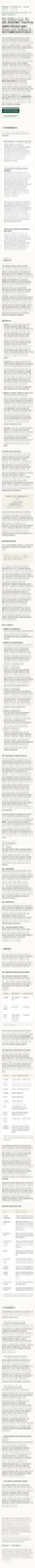
#> input picture paper_latex/workspace/qa/phone_full.png, 36 x 1608 px, shrunk from 390 x 17323 before the run, found by its file name (shown at 1/2 size)
$ python pixels.py
#> lines starting #> are read from the running program, lines starting #| are printed output that depends on the picture
import sys
from PIL import Image

BASE = "/ai-inventor/aii_data/runs/run_2nz_vV2E7aIl/4_gen_paper_repo/_4_assemble_paper/paper/workspace/qa/"

for name in ["phone_full.png", "desktop_full.png"]:
    im = Image.open(BASE + name).convert("RGB")
#> im is the input picture: PIL image 36x1608 RGB; mean R, G, B 235.1, 234.4, 231.2
    w, h = im.size
#> w = 36; h = 1608
    px = im.load()
    print(f"=== {name} {w}x{h} ===")
#| === phone_full.png 36x1608 ===

    # 1. dominant colors
    colors = im.getcolors(maxcolors=w * h)
#> colors = 1660 items
    colors.sort(reverse=True)
    print("top colors:", [(c, '#' + '%02x%02x%02x' % rgb) for c, rgb in colors[:5]])
#| top colors: [(8974, '#fbfaf6'), (5163, '#ffffff'), (2620, '#faf9f5'), (1383, '#fcfbf7'), (1135, '#fdfcf8')]

    # 2. right-edge band (24 px) should be background only
    edge = im.crop((w - 24, 0, w, h))
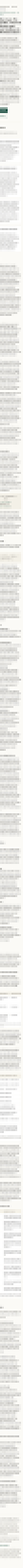
#> edge: PIL image 24x1608 RGB (shown at 1/2 size); mean R, G, B 235.7, 235, 231.8
    ec = edge.getcolors(maxcolors=24 * h)
#> ec = 1380 items
    ec.sort(reverse=True)
    print("right-edge top colors:", [(c, '#' + '%02x%02x%02x' % rgb) for c, rgb in ec[:3]])
#| right-edge top colors: [(7034, '#fbfaf6'), (3428, '#ffffff'), (1811, '#faf9f5')]

    # 3. ink density per horizontal band (dark pixels = text)
    dark = 0
    bands = []
    band_h = 120
    for y0 in range(0, h, band_h):
        band = im.crop((0, y0, w, min(y0 + band_h, h)))
        bp = band.getcolors(maxcolors=band.size[0] * band.size[1])
        d = sum(c for c, rgb in bp if sum(rgb) < 300) / band.size[0]
        bands.append(round(d, 1))
        dark += d
#> this loop made 14 passes
#> d on passes 1 to 12: 1.61, 0, 0, 0, 0, 0, 0, 0, 0, 0, 0, 0
#> pass 1, `band = im.crop((0, y0, w, min(y0 + band_h, h)))`:
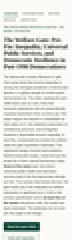
#> band: PIL image 36x120 RGB (shown 2 times larger); mean R, G, B 226.6, 227, 222.9
#> pass 2, `band = im.crop((0, y0, w, min(y0 + band_h, h)))`:
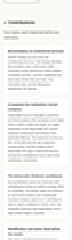
#> band: PIL image 36x120 RGB (shown 2 times larger); mean R, G, B 240.9, 240.5, 238.9
#> pass 3, `band = im.crop((0, y0, w, min(y0 + band_h, h)))`:
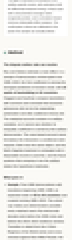
#> band: PIL image 36x120 RGB (shown 2 times larger); mean R, G, B 234, 233.2, 230.1
#> after the loop, bands = [1.6, 0, 0, 0, 0, 0, 0, 0, 0, 0, 0, 0, 0, 0]; dark = 1.61
    print("dark-pixel density per 120px band:", bands)
#| dark-pixel density per 120px band: [1.6, 0.0, 0.0, 0.0, 0.0, 0.0, 0.0, 0.0, 0.0, 0.0, 0.0, 0.0, 0.0, 0.0]

    # 4. text-column margins: find min/max x of dark pixels per row-quartile
    for label, y0, y1 in [("top", 0, h // 4), ("mid", h // 2, 3 * h // 4), ("bottom", 3 * h // 4, h)]:
        xs = []
        for y in range(y0, min(y1, h), 3):
            for x in range(0, w, 2):
                r, g, b = px[x, y]
                if r + g + b < 300:
                    xs.append(x)
        if xs:
            print(f"content x-range in {label} quarter: {min(xs)}..{max(xs)} (page width {w})")
        else:
            print(f"content x-range in {label} quarter: EMPTY")
#> pass 2 of the loop `for name in ["phone_full.png", "desktop_full.png"]:`:
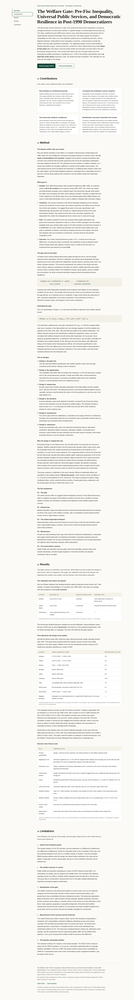
#> input picture paper_latex/workspace/qa/desktop_full.png, 134 x 1000 px, shrunk from 1440 x 10770 before the run, found by its file name
#> im is the input picture: PIL image 134x1000 RGB; mean R, G, B 243.7, 242.9, 239.3
#| === desktop_full.png 134x1000 ===
#> colors = 1811 items
#| top colors: [(74291, '#fbfaf6'), (9018, '#ffffff'), (3605, '#faf9f5'), (1383, '#fcfbf7'), (1212, '#fffffc')]
#> edge: PIL image 24x1000 RGB
#> ec = 340 items
#| right-edge top colors: [(20780, '#fbfaf6'), (1231, '#ffffff'), (266, '#faf9f5')]
#> the loop `for y0 in range(0, h, band_h):` made 9 passes
#> pass 1, `band = im.crop((0, y0, w, min(y0 + band_h, h)))`:
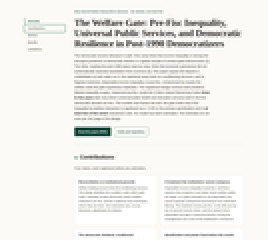
#> band: PIL image 134x120 RGB (shown 2 times larger); mean R, G, B 239.9, 239.5, 236.1
#> pass 3, `band = im.crop((0, y0, w, min(y0 + band_h, h)))`:
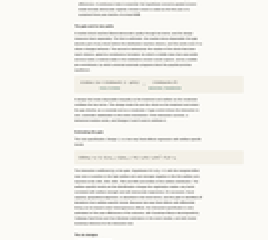
#> band: PIL image 134x120 RGB (shown 2 times larger); mean R, G, B 243, 241.9, 237.7
#> after the loop `for y0 in range(0, h, band_h):`: bands = [0.5, 0, 0, 0, 0, 0, 0, 0, 0]; dark = 0.507
#| dark-pixel density per 120px band: [0.5, 0.0, 0.0, 0.0, 0.0, 0.0, 0.0, 0.0, 0.0]
